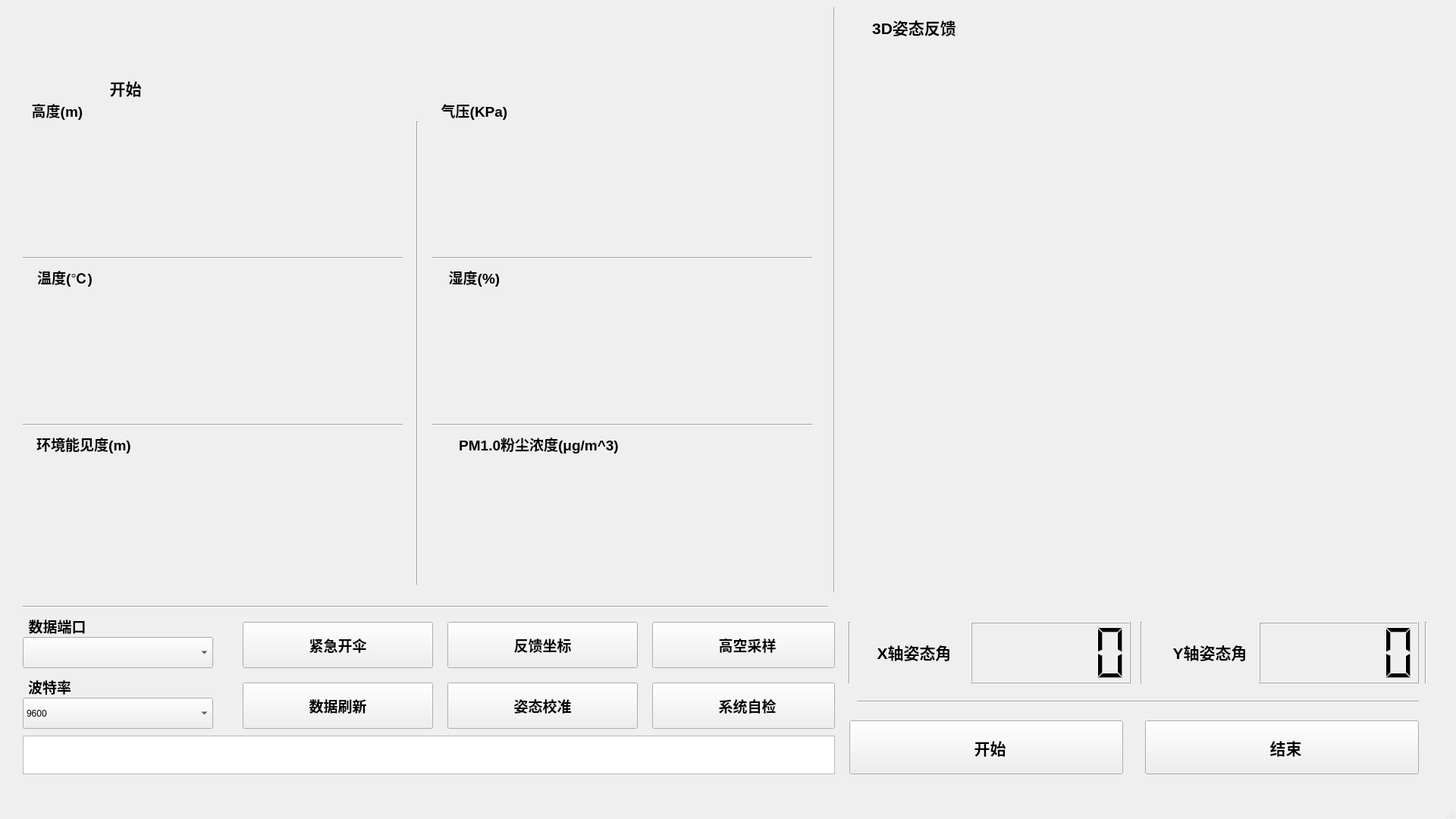
<?xml version="1.0" encoding="UTF-8"?>
<ui version="4.0">
 <class>MainWindow</class>
 <widget class="QMainWindow" name="MainWindow">
  <property name="geometry">
   <rect>
    <x>0</x>
    <y>0</y>
    <width>1920</width>
    <height>1080</height>
   </rect>
  </property>
  <property name="windowTitle">
   <string>MainWindow</string>
  </property>
  <widget class="QWidget" name="centralwidget">
   <widget class="QLabel" name="label">
    <property name="geometry">
     <rect>
      <x>0</x>
      <y>-30</y>
      <width>461</width>
      <height>151</height>
     </rect>
    </property>
    <property name="text">
     <string>&lt;html&gt;&lt;head/&gt;&lt;body&gt;&lt;p&gt;&lt;img src=&quot;:/new/prefix1/images/UI_LOGO.png&quot;/&gt;&lt;/p&gt;&lt;/body&gt;&lt;/html&gt;</string>
    </property>
   </widget>
   <widget class="QLabel" name="label_2">
    <property name="geometry">
     <rect>
      <x>440</x>
      <y>10</y>
      <width>151</width>
      <height>41</height>
     </rect>
    </property>
    <property name="text">
     <string>&lt;html&gt;&lt;head/&gt;&lt;body&gt;&lt;p&gt;&lt;img src=&quot;:/new/prefix1/images/Ground.png&quot;/&gt;&lt;/p&gt;&lt;/body&gt;&lt;/html&gt;</string>
    </property>
   </widget>
   <widget class="QLabel" name="label_3">
    <property name="geometry">
     <rect>
      <x>440</x>
      <y>50</y>
      <width>141</width>
      <height>41</height>
     </rect>
    </property>
    <property name="text">
     <string>&lt;html&gt;&lt;head/&gt;&lt;body&gt;&lt;p&gt;&lt;img src=&quot;:/new/prefix1/images/Monitor.png&quot;/&gt;&lt;/p&gt;&lt;/body&gt;&lt;/html&gt;</string>
    </property>
   </widget>
   <widget class="opengl_widget" name="widget" native="true">
    <property name="geometry">
     <rect>
      <x>1120</x>
      <y>60</y>
      <width>750</width>
      <height>750</height>
     </rect>
    </property>
   </widget>
   <widget class="QLabel" name="label_4">
    <property name="geometry">
     <rect>
      <x>1110</x>
      <y>20</y>
      <width>191</width>
      <height>31</height>
     </rect>
    </property>
    <property name="text">
     <string>&lt;html&gt;&lt;head/&gt;&lt;body&gt;&lt;p align=&quot;center&quot;&gt;&lt;span style=&quot; font-size:16pt; font-weight:600;&quot;&gt;3D姿态反馈&lt;/span&gt;&lt;/p&gt;&lt;/body&gt;&lt;/html&gt;</string>
    </property>
   </widget>
   <widget class="QLCDNumber" name="lcd_Y">
    <property name="geometry">
     <rect>
      <x>1660</x>
      <y>820</y>
      <width>211</width>
      <height>81</height>
     </rect>
    </property>
   </widget>
   <widget class="QLCDNumber" name="lcd_X">
    <property name="geometry">
     <rect>
      <x>1280</x>
      <y>820</y>
      <width>211</width>
      <height>81</height>
     </rect>
    </property>
   </widget>
   <widget class="QLabel" name="label_5">
    <property name="geometry">
     <rect>
      <x>1140</x>
      <y>820</y>
      <width>131</width>
      <height>81</height>
     </rect>
    </property>
    <property name="text">
     <string>&lt;html&gt;&lt;head/&gt;&lt;body&gt;&lt;p align=&quot;center&quot;&gt;&lt;span style=&quot; font-size:16pt; font-weight:600;&quot;&gt;X轴姿态角&lt;/span&gt;&lt;/p&gt;&lt;/body&gt;&lt;/html&gt;</string>
    </property>
   </widget>
   <widget class="QLabel" name="label_6">
    <property name="geometry">
     <rect>
      <x>1530</x>
      <y>820</y>
      <width>131</width>
      <height>81</height>
     </rect>
    </property>
    <property name="text">
     <string>&lt;html&gt;&lt;head/&gt;&lt;body&gt;&lt;p align=&quot;center&quot;&gt;&lt;span style=&quot; font-size:16pt; font-weight:600;&quot;&gt;Y轴姿态角&lt;/span&gt;&lt;/p&gt;&lt;/body&gt;&lt;/html&gt;</string>
    </property>
   </widget>
   <widget class="QPushButton" name="pushButton_begin">
    <property name="geometry">
     <rect>
      <x>1120</x>
      <y>950</y>
      <width>361</width>
      <height>71</height>
     </rect>
    </property>
    <property name="text">
     <string/>
    </property>
   </widget>
   <widget class="QPushButton" name="pushButton_stop">
    <property name="geometry">
     <rect>
      <x>1510</x>
      <y>950</y>
      <width>361</width>
      <height>71</height>
     </rect>
    </property>
    <property name="text">
     <string/>
    </property>
   </widget>
   <widget class="QWidget" name="gridLayoutWidget">
    <property name="geometry">
     <rect>
      <x>30</x>
      <y>160</y>
      <width>501</width>
      <height>161</height>
     </rect>
    </property>
    <layout class="QGridLayout" name="gridLayout_H"/>
   </widget>
   <widget class="QWidget" name="gridLayoutWidget_2">
    <property name="geometry">
     <rect>
      <x>570</x>
      <y>160</y>
      <width>501</width>
      <height>161</height>
     </rect>
    </property>
    <layout class="QGridLayout" name="gridLayout_Pa"/>
   </widget>
   <widget class="QWidget" name="gridLayoutWidget_3">
    <property name="geometry">
     <rect>
      <x>30</x>
      <y>380</y>
      <width>501</width>
      <height>161</height>
     </rect>
    </property>
    <layout class="QGridLayout" name="gridLayout_T"/>
   </widget>
   <widget class="QWidget" name="gridLayoutWidget_4">
    <property name="geometry">
     <rect>
      <x>570</x>
      <y>380</y>
      <width>501</width>
      <height>161</height>
     </rect>
    </property>
    <layout class="QGridLayout" name="gridLayout_W"/>
   </widget>
   <widget class="Line" name="line">
    <property name="geometry">
     <rect>
      <x>1490</x>
      <y>820</y>
      <width>31</width>
      <height>81</height>
     </rect>
    </property>
    <property name="orientation">
     <enum>Qt::Vertical</enum>
    </property>
   </widget>
   <widget class="Line" name="line_2">
    <property name="geometry">
     <rect>
      <x>30</x>
      <y>790</y>
      <width>1061</width>
      <height>20</height>
     </rect>
    </property>
    <property name="orientation">
     <enum>Qt::Horizontal</enum>
    </property>
   </widget>
   <widget class="Line" name="line_3">
    <property name="geometry">
     <rect>
      <x>1110</x>
      <y>820</y>
      <width>20</width>
      <height>81</height>
     </rect>
    </property>
    <property name="orientation">
     <enum>Qt::Vertical</enum>
    </property>
   </widget>
   <widget class="Line" name="line_4">
    <property name="geometry">
     <rect>
      <x>1870</x>
      <y>820</y>
      <width>20</width>
      <height>81</height>
     </rect>
    </property>
    <property name="orientation">
     <enum>Qt::Vertical</enum>
    </property>
   </widget>
   <widget class="Line" name="line_5">
    <property name="geometry">
     <rect>
      <x>1090</x>
      <y>10</y>
      <width>20</width>
      <height>771</height>
     </rect>
    </property>
    <property name="orientation">
     <enum>Qt::Vertical</enum>
    </property>
   </widget>
   <widget class="QWidget" name="gridLayoutWidget_5">
    <property name="geometry">
     <rect>
      <x>30</x>
      <y>600</y>
      <width>501</width>
      <height>171</height>
     </rect>
    </property>
    <layout class="QGridLayout" name="gridLayout_L"/>
   </widget>
   <widget class="QWidget" name="gridLayoutWidget_6">
    <property name="geometry">
     <rect>
      <x>570</x>
      <y>600</y>
      <width>501</width>
      <height>171</height>
     </rect>
    </property>
    <layout class="QGridLayout" name="gridLayout_6"/>
   </widget>
   <widget class="QComboBox" name="comboBox">
    <property name="geometry">
     <rect>
      <x>30</x>
      <y>920</y>
      <width>251</width>
      <height>41</height>
     </rect>
    </property>
    <item>
     <property name="text">
      <string>9600</string>
     </property>
    </item>
   </widget>
   <widget class="QComboBox" name="comboBox_com">
    <property name="geometry">
     <rect>
      <x>30</x>
      <y>840</y>
      <width>251</width>
      <height>41</height>
     </rect>
    </property>
   </widget>
   <widget class="QPushButton" name="pushButton">
    <property name="geometry">
     <rect>
      <x>320</x>
      <y>820</y>
      <width>251</width>
      <height>61</height>
     </rect>
    </property>
    <property name="text">
     <string/>
    </property>
   </widget>
   <widget class="QPushButton" name="pushButton_2">
    <property name="geometry">
     <rect>
      <x>590</x>
      <y>820</y>
      <width>251</width>
      <height>61</height>
     </rect>
    </property>
    <property name="text">
     <string/>
    </property>
   </widget>
   <widget class="QPushButton" name="pushButton_3">
    <property name="geometry">
     <rect>
      <x>320</x>
      <y>900</y>
      <width>251</width>
      <height>61</height>
     </rect>
    </property>
    <property name="text">
     <string/>
    </property>
   </widget>
   <widget class="QPushButton" name="pushButton_4">
    <property name="geometry">
     <rect>
      <x>590</x>
      <y>900</y>
      <width>251</width>
      <height>61</height>
     </rect>
    </property>
    <property name="text">
     <string/>
    </property>
   </widget>
   <widget class="QPushButton" name="pushButton_5">
    <property name="geometry">
     <rect>
      <x>860</x>
      <y>820</y>
      <width>241</width>
      <height>61</height>
     </rect>
    </property>
    <property name="text">
     <string/>
    </property>
   </widget>
   <widget class="QPushButton" name="pushButton_6">
    <property name="geometry">
     <rect>
      <x>860</x>
      <y>900</y>
      <width>241</width>
      <height>61</height>
     </rect>
    </property>
    <property name="text">
     <string/>
    </property>
   </widget>
   <widget class="QLabel" name="label_7">
    <property name="geometry">
     <rect>
      <x>10</x>
      <y>810</y>
      <width>131</width>
      <height>31</height>
     </rect>
    </property>
    <property name="text">
     <string>&lt;html&gt;&lt;head/&gt;&lt;body&gt;&lt;p align=&quot;center&quot;&gt;&lt;span style=&quot; font-size:14pt; font-weight:600;&quot;&gt;数据端口&lt;/span&gt;&lt;/p&gt;&lt;/body&gt;&lt;/html&gt;</string>
    </property>
   </widget>
   <widget class="QLabel" name="label_8">
    <property name="geometry">
     <rect>
      <x>20</x>
      <y>890</y>
      <width>91</width>
      <height>31</height>
     </rect>
    </property>
    <property name="text">
     <string>&lt;html&gt;&lt;head/&gt;&lt;body&gt;&lt;p align=&quot;center&quot;&gt;&lt;span style=&quot; font-size:14pt; font-weight:600;&quot;&gt;波特率&lt;/span&gt;&lt;/p&gt;&lt;/body&gt;&lt;/html&gt;</string>
    </property>
   </widget>
   <widget class="QPlainTextEdit" name="plainTextEdit_message">
    <property name="geometry">
     <rect>
      <x>30</x>
      <y>970</y>
      <width>1071</width>
      <height>51</height>
     </rect>
    </property>
   </widget>
   <widget class="QLabel" name="label_9">
    <property name="geometry">
     <rect>
      <x>30</x>
      <y>350</y>
      <width>111</width>
      <height>31</height>
     </rect>
    </property>
    <property name="text">
     <string>&lt;html&gt;&lt;head/&gt;&lt;body&gt;&lt;p align=&quot;center&quot;&gt;&lt;span style=&quot; font-size:14pt; font-weight:600;&quot;&gt;温度(℃)&lt;/span&gt;&lt;/p&gt;&lt;/body&gt;&lt;/html&gt;</string>
    </property>
   </widget>
   <widget class="QLabel" name="label_10">
    <property name="geometry">
     <rect>
      <x>30</x>
      <y>130</y>
      <width>91</width>
      <height>31</height>
     </rect>
    </property>
    <property name="text">
     <string>&lt;html&gt;&lt;head/&gt;&lt;body&gt;&lt;p align=&quot;center&quot;&gt;&lt;span style=&quot; font-size:14pt; font-weight:600;&quot;&gt;高度(m)&lt;/span&gt;&lt;/p&gt;&lt;/body&gt;&lt;/html&gt;</string>
    </property>
   </widget>
   <widget class="QLabel" name="label_11">
    <property name="geometry">
     <rect>
      <x>570</x>
      <y>130</y>
      <width>111</width>
      <height>31</height>
     </rect>
    </property>
    <property name="text">
     <string>&lt;html&gt;&lt;head/&gt;&lt;body&gt;&lt;p align=&quot;center&quot;&gt;&lt;span style=&quot; font-size:14pt; font-weight:600;&quot;&gt;气压(KPa)&lt;/span&gt;&lt;/p&gt;&lt;/body&gt;&lt;/html&gt;</string>
    </property>
   </widget>
   <widget class="QLabel" name="label_12">
    <property name="geometry">
     <rect>
      <x>570</x>
      <y>350</y>
      <width>111</width>
      <height>31</height>
     </rect>
    </property>
    <property name="text">
     <string>&lt;html&gt;&lt;head/&gt;&lt;body&gt;&lt;p align=&quot;center&quot;&gt;&lt;span style=&quot; font-size:14pt; font-weight:600;&quot;&gt;湿度(%)&lt;/span&gt;&lt;/p&gt;&lt;/body&gt;&lt;/html&gt;</string>
    </property>
   </widget>
   <widget class="QLabel" name="label_13">
    <property name="geometry">
     <rect>
      <x>30</x>
      <y>570</y>
      <width>161</width>
      <height>31</height>
     </rect>
    </property>
    <property name="text">
     <string>&lt;html&gt;&lt;head/&gt;&lt;body&gt;&lt;p align=&quot;center&quot;&gt;&lt;span style=&quot; font-size:14pt; font-weight:600;&quot;&gt;环境能见度(m)&lt;/span&gt;&lt;/p&gt;&lt;/body&gt;&lt;/html&gt;</string>
    </property>
   </widget>
   <widget class="QLabel" name="label_14">
    <property name="geometry">
     <rect>
      <x>570</x>
      <y>570</y>
      <width>281</width>
      <height>31</height>
     </rect>
    </property>
    <property name="text">
     <string>&lt;html&gt;&lt;head/&gt;&lt;body&gt;&lt;p align=&quot;center&quot;&gt;&lt;span style=&quot; font-size:14pt; font-weight:600;&quot;&gt;PM1.0粉尘浓度(μg/m^3)&lt;/span&gt;&lt;/p&gt;&lt;/body&gt;&lt;/html&gt;</string>
    </property>
   </widget>
   <widget class="Line" name="line_6">
    <property name="geometry">
     <rect>
      <x>30</x>
      <y>330</y>
      <width>501</width>
      <height>21</height>
     </rect>
    </property>
    <property name="orientation">
     <enum>Qt::Horizontal</enum>
    </property>
   </widget>
   <widget class="Line" name="line_7">
    <property name="geometry">
     <rect>
      <x>30</x>
      <y>550</y>
      <width>501</width>
      <height>21</height>
     </rect>
    </property>
    <property name="orientation">
     <enum>Qt::Horizontal</enum>
    </property>
   </widget>
   <widget class="Line" name="line_8">
    <property name="geometry">
     <rect>
      <x>570</x>
      <y>330</y>
      <width>501</width>
      <height>21</height>
     </rect>
    </property>
    <property name="orientation">
     <enum>Qt::Horizontal</enum>
    </property>
   </widget>
   <widget class="Line" name="line_9">
    <property name="geometry">
     <rect>
      <x>570</x>
      <y>550</y>
      <width>501</width>
      <height>21</height>
     </rect>
    </property>
    <property name="orientation">
     <enum>Qt::Horizontal</enum>
    </property>
   </widget>
   <widget class="Line" name="line_10">
    <property name="geometry">
     <rect>
      <x>535</x>
      <y>160</y>
      <width>31</width>
      <height>611</height>
     </rect>
    </property>
    <property name="orientation">
     <enum>Qt::Vertical</enum>
    </property>
   </widget>
   <widget class="QLabel" name="label_15">
    <property name="geometry">
     <rect>
      <x>650</x>
      <y>30</y>
      <width>261</width>
      <height>61</height>
     </rect>
    </property>
    <property name="text">
     <string>&lt;html&gt;&lt;head/&gt;&lt;body&gt;&lt;p&gt;&lt;img src=&quot;:/new/prefix1/images/KC_LOGO.png&quot;/&gt;&lt;/p&gt;&lt;/body&gt;&lt;/html&gt;</string>
    </property>
   </widget>
   <widget class="QLabel" name="label_16">
    <property name="geometry">
     <rect>
      <x>940</x>
      <y>30</y>
      <width>121</width>
      <height>41</height>
     </rect>
    </property>
    <property name="text">
     <string>&lt;html&gt;&lt;head/&gt;&lt;body&gt;&lt;p&gt;&lt;img src=&quot;:/new/prefix1/images/name.png&quot;/&gt;&lt;/p&gt;&lt;/body&gt;&lt;/html&gt;</string>
    </property>
   </widget>
   <widget class="QLabel" name="label_17">
    <property name="geometry">
     <rect>
      <x>920</x>
      <y>70</y>
      <width>151</width>
      <height>31</height>
     </rect>
    </property>
    <property name="text">
     <string>&lt;html&gt;&lt;head/&gt;&lt;body&gt;&lt;p&gt;&lt;img src=&quot;:/new/prefix1/images/English.png&quot;/&gt;&lt;/p&gt;&lt;/body&gt;&lt;/html&gt;</string>
    </property>
   </widget>
   <widget class="Line" name="line_11">
    <property name="geometry">
     <rect>
      <x>1130</x>
      <y>900</y>
      <width>741</width>
      <height>51</height>
     </rect>
    </property>
    <property name="orientation">
     <enum>Qt::Horizontal</enum>
    </property>
   </widget>
   <widget class="QLabel" name="label_18">
    <property name="geometry">
     <rect>
      <x>1270</x>
      <y>970</y>
      <width>71</width>
      <height>31</height>
     </rect>
    </property>
    <property name="text">
     <string>&lt;html&gt;&lt;head/&gt;&lt;body&gt;&lt;p align=&quot;center&quot;&gt;&lt;span style=&quot; font-size:16pt; font-weight:600;&quot;&gt;开始&lt;/span&gt;&lt;/p&gt;&lt;/body&gt;&lt;/html&gt;</string>
    </property>
   </widget>
   <widget class="QLabel" name="label_19">
    <property name="geometry">
     <rect>
      <x>100</x>
      <y>100</y>
      <width>131</width>
      <height>31</height>
     </rect>
    </property>
    <property name="text">
     <string>&lt;html&gt;&lt;head/&gt;&lt;body&gt;&lt;p align=&quot;center&quot;&gt;&lt;span style=&quot; font-size:16pt; font-weight:600;&quot;&gt;开始&lt;/span&gt;&lt;/p&gt;&lt;/body&gt;&lt;/html&gt;</string>
    </property>
   </widget>
   <widget class="QLabel" name="label_20">
    <property name="geometry">
     <rect>
      <x>1660</x>
      <y>970</y>
      <width>71</width>
      <height>31</height>
     </rect>
    </property>
    <property name="text">
     <string>&lt;html&gt;&lt;head/&gt;&lt;body&gt;&lt;p align=&quot;center&quot;&gt;&lt;span style=&quot; font-size:16pt; font-weight:600;&quot;&gt;结束&lt;/span&gt;&lt;/p&gt;&lt;/body&gt;&lt;/html&gt;</string>
    </property>
   </widget>
   <widget class="QLabel" name="label_21">
    <property name="geometry">
     <rect>
      <x>390</x>
      <y>820</y>
      <width>111</width>
      <height>61</height>
     </rect>
    </property>
    <property name="text">
     <string>&lt;html&gt;&lt;head/&gt;&lt;body&gt;&lt;p align=&quot;center&quot;&gt;&lt;span style=&quot; font-size:14pt; font-weight:600;&quot;&gt;紧急开伞&lt;/span&gt;&lt;/p&gt;&lt;/body&gt;&lt;/html&gt;</string>
    </property>
   </widget>
   <widget class="QLabel" name="label_22">
    <property name="geometry">
     <rect>
      <x>660</x>
      <y>820</y>
      <width>111</width>
      <height>61</height>
     </rect>
    </property>
    <property name="text">
     <string>&lt;html&gt;&lt;head/&gt;&lt;body&gt;&lt;p align=&quot;center&quot;&gt;&lt;span style=&quot; font-size:14pt; font-weight:600;&quot;&gt;反馈坐标&lt;/span&gt;&lt;/p&gt;&lt;/body&gt;&lt;/html&gt;</string>
    </property>
   </widget>
   <widget class="QLabel" name="label_23">
    <property name="geometry">
     <rect>
      <x>930</x>
      <y>820</y>
      <width>111</width>
      <height>61</height>
     </rect>
    </property>
    <property name="text">
     <string>&lt;html&gt;&lt;head/&gt;&lt;body&gt;&lt;p align=&quot;center&quot;&gt;&lt;span style=&quot; font-size:14pt; font-weight:600;&quot;&gt;高空采样&lt;/span&gt;&lt;/p&gt;&lt;/body&gt;&lt;/html&gt;</string>
    </property>
   </widget>
   <widget class="QLabel" name="label_24">
    <property name="geometry">
     <rect>
      <x>390</x>
      <y>900</y>
      <width>111</width>
      <height>61</height>
     </rect>
    </property>
    <property name="text">
     <string>&lt;html&gt;&lt;head/&gt;&lt;body&gt;&lt;p align=&quot;center&quot;&gt;&lt;span style=&quot; font-size:14pt; font-weight:600;&quot;&gt;数据刷新&lt;/span&gt;&lt;/p&gt;&lt;/body&gt;&lt;/html&gt;</string>
    </property>
   </widget>
   <widget class="QLabel" name="label_25">
    <property name="geometry">
     <rect>
      <x>660</x>
      <y>900</y>
      <width>111</width>
      <height>61</height>
     </rect>
    </property>
    <property name="text">
     <string>&lt;html&gt;&lt;head/&gt;&lt;body&gt;&lt;p align=&quot;center&quot;&gt;&lt;span style=&quot; font-size:14pt; font-weight:600;&quot;&gt;姿态校准&lt;/span&gt;&lt;/p&gt;&lt;/body&gt;&lt;/html&gt;</string>
    </property>
   </widget>
   <widget class="QLabel" name="label_26">
    <property name="geometry">
     <rect>
      <x>930</x>
      <y>900</y>
      <width>111</width>
      <height>61</height>
     </rect>
    </property>
    <property name="text">
     <string>&lt;html&gt;&lt;head/&gt;&lt;body&gt;&lt;p align=&quot;center&quot;&gt;&lt;span style=&quot; font-size:14pt; font-weight:600;&quot;&gt;系统自检&lt;/span&gt;&lt;/p&gt;&lt;/body&gt;&lt;/html&gt;</string>
    </property>
   </widget>
  </widget>
  <widget class="QMenuBar" name="menubar">
   <property name="geometry">
    <rect>
     <x>0</x>
     <y>0</y>
     <width>1920</width>
     <height>17</height>
    </rect>
   </property>
  </widget>
  <widget class="QStatusBar" name="statusbar"/>
 </widget>
 <customwidgets>
  <customwidget>
   <class>opengl_widget</class>
   <extends>QWidget</extends>
   <header>opengl_widget.h</header>
   <container>1</container>
  </customwidget>
 </customwidgets>
 <resources/>
 <connections/>
</ui>
